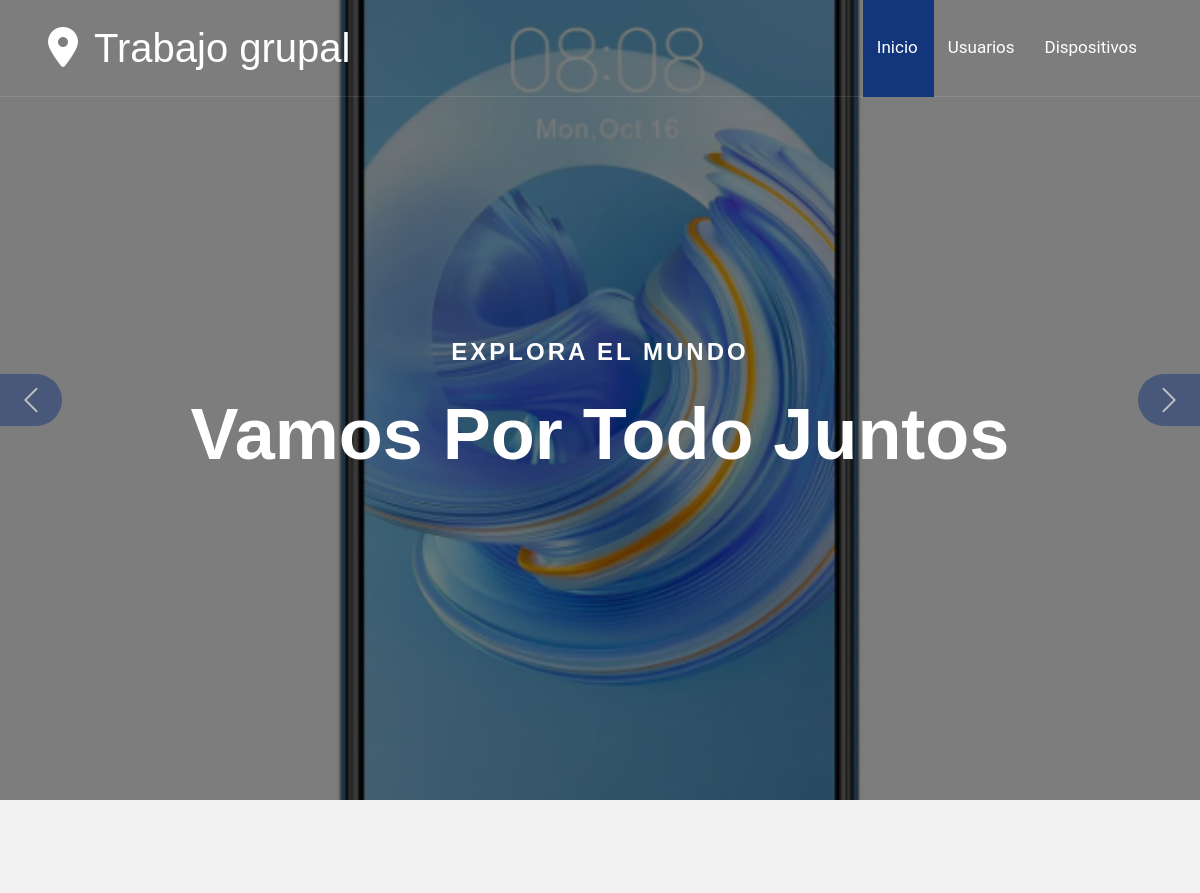
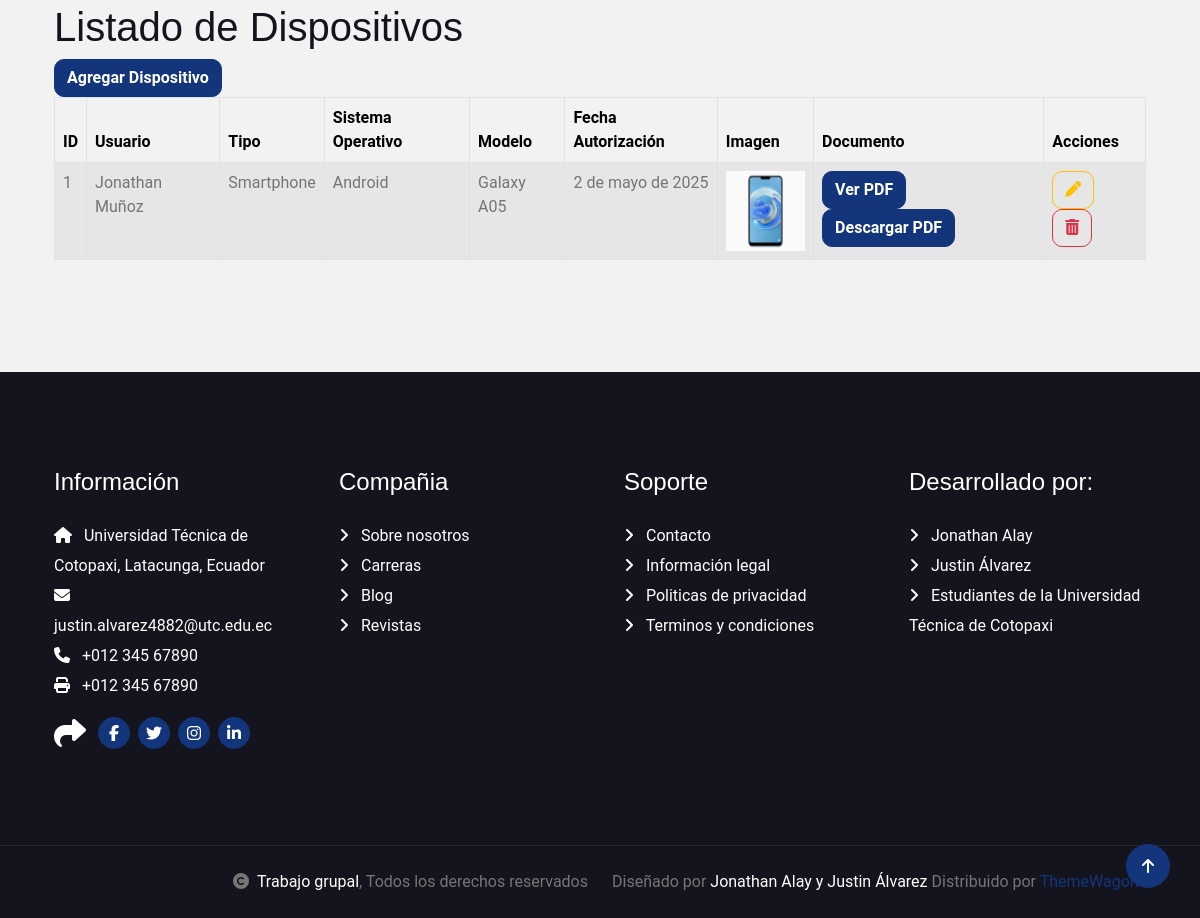
Page /dispositivos on the committed database (2 pictures, top to bottom).
### Aplicaciones/Dispositivos/models.py (models this page shows, shortened)
class Dispositivo(models.Model):
    TIPO_CHOICES = [
        ('Laptop', 'Laptop'),
        ('Smartphone', 'Smartphone'),
        ('Tablet', 'Tablet'),
        ('Otro', 'Otro'),
    ]
    tipo = models.CharField(max_length=20, choices=TIPO_CHOICES)
    sistema_operativo = models.CharField(max_length=50)
    modelo = models.CharField(max_length=100)
    usuario = models.ForeignKey(Usuario, on_delete=models.CASCADE, related_name='dispositivos')
    fecha_autorizacion = models.DateField()
    logo = models.FileField(upload_to='logos_dispositivos/', blank=True, null=True)
    archivo = models.FileField(upload_to='archivos_dispositivos/', blank=True, null=True)

class Usuario(models.Model):
    nombre = models.CharField(max_length=100)
    email = models.EmailField(unique=True)
    telefono = models.CharField(max_length=20, blank=True, null=True)
    fecha_registro = models.DateTimeField(auto_now_add=True)
    logo = models.FileField(upload_to='logos_usuarios/', blank=True, null=True)
    archivo = models.FileField(upload_to='archivos_usuarios/', blank=True, null=True)

### Aplicaciones/Dispositivos/views.py (the view)
# urls.py: path('dispositivos', views.dispositivos),
def dispositivos(request):
    listadoDispositivos = Dispositivo.objects.all()
    return render(request, "dispositivo.html", {'dispositivos': listadoDispositivos})

### Aplicaciones/Dispositivos/templates/dispositivo.html (shortened to what this page needs)
{% extends './plantilla.html' %}
{% block contenido %}
<h1>Listado de Dispositivos</h1>
<a href="/nuevoDispositivo" class="btn btn-primary">Agregar Dispositivo</a><br>
<table class="table table-bordered table-striped table-hover" id="tbl_dispositivos">
    <thead>
        <tr>
            <th>ID</th>
            <th>Usuario</th>
            <th>Tipo</th>
            <th>Sistema Operativo</th>
            <th>Modelo</th>
            <th>Fecha Autorización</th>
            <th>Imagen</th>
            <th>Documento</th>
            <th>Acciones</th>
        </tr>
    </thead>
    <tbody>
        {% for d in dispositivos %}
        <tr>
            <td>{{ d.id }}</td>
            <td>{{ d.usuario.nombre }}</td>
            <td>{{ d.tipo }}</td>
            <td>{{ d.sistema_operativo }}</td>
            <td>{{ d.modelo }}</td>
            <td>{{ d.fecha_autorizacion }}</td>
            <td>
                {% if d.logo %}
                    <img src="{{ d.logo.url }}" height="80px" alt="">
                {% else %}
                    Ninguno
                {% endif %}
            </td>
            <td>
                {% if d.archivo %}
                    <a href="{{ d.archivo.url }}" class="btn btn-primary" target="_blank">Ver PDF</a>
                    <a href="{{ d.archivo.url }}" class="btn btn-primary" download>Descargar PDF</a>
                {% else %}
                    Ningún archivo
                {% endif %}
            </td>
            <td>
                <a href="/editarDispositivo/{{ d.id }}" class="btn btn-outline-warning"><i class="fa fa-pen"></i></a>
                <a href="#" onclick="eliminarDispositivo('{{ d.id }}');" class="btn btn-outline-danger"><i class="fa fa-trash"></i></a>
            </td>
        </tr>
        {% endfor %}
    </tbody>
</table>
{% endblock %}

### Actividad/static/plantilla/travela/css/style.css (style rules this page uses)
.btn { font-weight: 600; transition: .5s; }
.btn.btn-primary { box-shadow: inset 0 0 0 0 var(--bs-primary); }

### rows in the picture
Dispositivo: id "1", usuario.nombre "Jonathan Muñoz", tipo "Smartphone", sistema_operativo "Android", modelo "Galaxy A05", fecha_autorizacion "2 de mayo de 2025", logo (picture)
